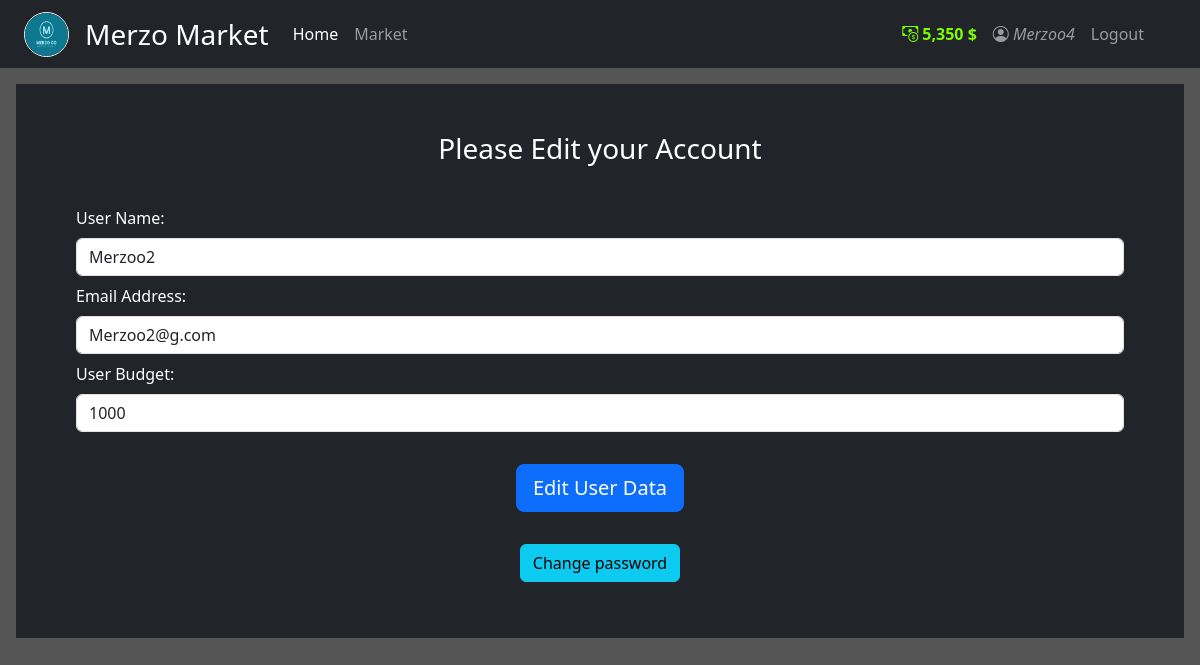
The page /EditUser?user_id=3&index_V=1 (signed in) on the database its author committed.
### My_App/models.py (models this page shows, shortened)
class User(db.Model, UserMixin):
    id = db.Column(db.Integer(), primary_key=True)
    username = db.Column(db.String(length=30), nullable=False, unique=True)
    email_address = db.Column(db.String(length=50), nullable=False, unique=True)
    password_hash = db.Column(db.String(length=60), nullable=False)
    budget = db.Column(db.Integer(), nullable=False, default=1000)
    admin = db.Column(db.Boolean (), nullable=False, default='False')
    items = db.relationship('Item', backref='owned_user', lazy=True)
    @property
    def prettier_budget(self):
        if len(str(self.budget)) >= 4:
            return f'{str(self.budget)[:-3]},{str(self.budget)[-3:]} $'
        else:
            return f"{self.budget}$"
    @property
    def password(self):
        return self.password

### My_App/routes.py (the view, shortened to what this page needs)
@app.route('/EditUser' , methods= ["POST" , "GET"])
@login_required
def EditUser_page():
    config.Validation_on_email_V  == ''
    form = Edit_UserForm()
    form_Change_password = ChangeUserPassword_Form()
    user_V = request.args.get('user_id')
    index_V = request.args.get('index_V')
    if  index_V == '1' :
       Edit_user = User.query.filter_by(id=user_V).first()
    else :
       Edit_user = User.query.filter_by(username=current_user.username).first()
    Old_username = Edit_user.username
    Old_email_address =  Edit_user.email_address
    Old_budget = Edit_user.budget
    Old_admin = Edit_user.admin
    if request.method == "GET":
      form.username.data = Edit_user.username
      form.email_address.data = Edit_user.email_address
      form.budget.data = Edit_user.budget
      form.admin.data = Edit_user.admin
      User_name = Edit_user.username
      User_id =Edit_user.id
      return render_template("UserEdit.html" ,form=form, User_name_V = User_name ,User_id_V = User_id , form_Change_password_V = form_Change_password )

### My_App/forms.py (shortened to what this page needs)
class Edit_UserForm(FlaskForm):
     username = StringField(label='User Name:', validators=[Length(min=2, max=30), DataRequired()])
     email_address = StringField(label='Email Address:', validators=[Email(), DataRequired()])
     budget = IntegerField (label='User Budget:', validators=[DataRequired()])
     admin = BooleanField (label='Admin User:', render_kw={'class': 'my-checkbox large-checkbox'} )
     submit = SubmitField(label='Edit User Data')

class ChangeUserPassword_Form(FlaskForm):
    password_Old = PasswordField(label='Old Password:', validators=[DataRequired()])
    New_password1 = PasswordField(label='New Password:', validators=[Length(min=6), DataRequired()])
    New_password2 = PasswordField(label='Confirm New Password:', validators=[EqualTo('New_password1'), DataRequired()])
    submit = SubmitField(label='Confirm New Password')

### My_App/models.py (called while the page is built)
@login_manager.user_loader
def load_user(user_id):
    return User.query.get(int(user_id))

### My_App/templates/UserEdit.html (shortened to what this page needs)
{% extends "base.html" %}
{% block body %}
<body>
        <div class="position-relative overflow-hidden p-3 p-md-5 m-md-3  bg-dark" style="color:white">
                <div class="container">
                        <form method="POST" class="form-register" style="color: white">
                                <div class="text-center">
                                        <h1 class="h3 mb-3 font-weight-normal">
                                                Please Edit your Account
                                        </h1>
                                </div>
                                <br>
                                {{ form.username.label(class="text-end") }}
                                {{ form.username(class="form-control mt-2 mb-2", placeholder="User Name") }}
                                {{ form.email_address.label() }}
                                {{ form.email_address(class="form-control mt-2 mb-2", placeholder="Email Address") }}
                                {{ form.budget.label() }}
                                {{ form.budget(class="form-control mt-2 mb-2", placeholder="budget") }}
                                <br>
                                <div class="text-center">
                                        {{ form.submit(class="btn btn-lg btn-block btn-primary") }}
                                </div>
                        </form>
                        <br>
                        <div class="text-center">
                                <button type="button" class="btn btn-block btn-info mb-2 mt-2" data-toggle="modal"
                                        data-target="#Modal-ChangePassword-{{ User_id_V }}">
                                        Change password
                                </button>
                        </div>
                </div>
        </div>
</body>
{% endblock %}

### My_App/templates/base.html (shortened to what this page needs)
<!DOCTYPE html>
<html lang="en">
<head>
  <link rel="stylesheet" href="https://cdn.jsdelivr.net/npm/bootstrap-icons@1.13.1/font/bootstrap-icons.min.css">
  <link href="https://cdn.jsdelivr.net/npm/bootstrap@5.3.8/dist/css/bootstrap.min.css" rel="stylesheet"
 />
  <link rel="stylesheet" href="{{ url_for('static', filename = 'css/main.css') }}" />
</head>
<body>
  <nav class="navbar navbar-expand-md navbar-dark bg-dark">
    <img class="navimg ms-4" src="{{ url_for('static', filename = 'image/FullLogo.png') }}" alt="">
    <a class="navbar-brand ms-3 fs-3" href="#">Merzo Market</a>
    <div class="collapse navbar-collapse" id="navbarNav">
      <ul class="navbar-nav me-auto mb-2 mb-lg-0">
        <li class="nav-item">
          <a class="nav-link active" href="{{ url_for('home_page') }}">Home </a>
        </li>
        <li class="nav-item">
          <a class="nav-link" href="{{ url_for('market_page') }}">Market</a>
        </li>
      </ul>
      {% if current_user.is_authenticated %}
      <ul class="navbar-nav text-end">
        <li class="nav-item">
          <a class="nav-link" style="color: lawngreen; font-weight: bold">
            <i class="bi bi-cash-coin"></i>
            {{ current_user.prettier_budget}}
          </a>
        </li>
        {% if current_user.admin == true %}
        <li class="nav-item">
          <a class="nav-link" href="{{ url_for('EditUser_page') }}" style="color: red;"> <i class="bi bi-person-circle">
              {{
              current_user.username }} </i>
          </a>
        </li>
        {% else %}
        <li class="nav-item">
          <a class="nav-link" href="{{ url_for('EditUser_page') }}"> <i class="bi bi-person-circle"> {{
              current_user.username }} </i>
          </a>
        </li>
        {% endif %}
        <li class="nav-item me-5">
          <a class="nav-link" href="{{ url_for('logout_page') }}">Logout</a>
        </li>
      </ul>
      {% endif %}
    </div>
  </nav>
  {% block body %}
  {% endblock %}
</body>
</html>

### My_App/static/css/main.css (style rules this page uses)
body { background-color: #545454; color: white; }
img { width: 200px; height: 200px; border-radius: 50%; border-color: white; border-width: 10px; border-style: double; }
.navimg { width: 45px; height: 45px; border-radius: 50%; border-color: white; border-width: 1px; border-style: double; font-family: Arial, Helvetica, sans-serif; }

### rows shown on the page
User: prettier_budget "5,350 $", username "Merzoo4"
User: username "Merzoo2", email_address "Merzoo2@g.com", budget "1000"
